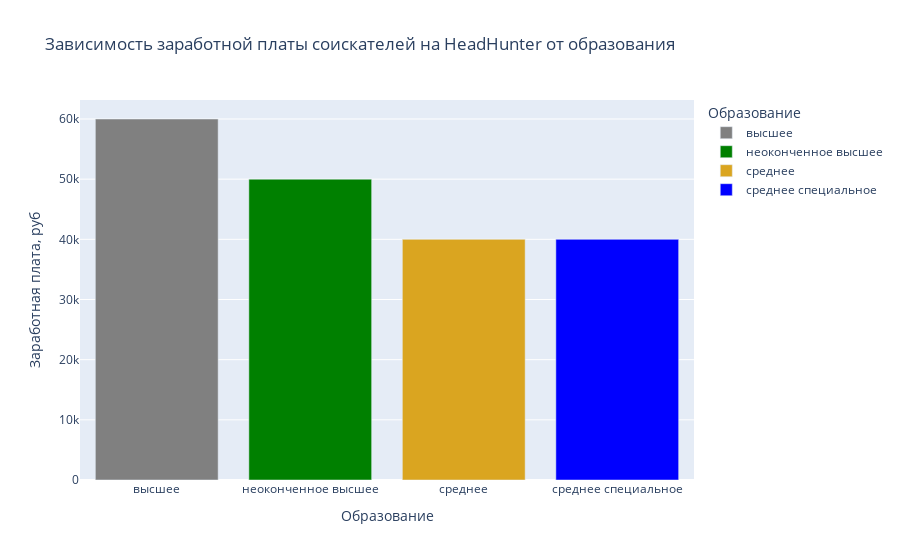

Notebook cell for this chart:
### Markdown cell above
4. Постройте диаграмму, которая показывает зависимость **медианной** желаемой заработной платы (**"ЗП (руб)"**) от уровня образования (**"Образование"**). Используйте для диаграммы данные о резюме, где желаемая заработная плата меньше 1 млн рублей.
*Сделайте выводы по представленной диаграмме: для каких уровней образования наблюдаются наибольшие и наименьшие уровни желаемой заработной платы? Как вы считаете, важен ли признак уровня образования при прогнозировании заработной платы?*

### Code cell
mask = hh_data['ЗП (руб)'] < 1_000_000
data_bar = hh_data[mask].copy()
data_bar = data_bar.groupby(by=['Образование'],as_index=False)['ЗП (руб)'].median()

fig = px.bar(
    data_frame = data_bar,
    x = 'Образование',
    y = 'ЗП (руб)',
    color = 'Образование',
    color_discrete_sequence=["grey", "green", "goldenrod", "blue"],
    labels={'ЗП (руб)':'Заработная плата, руб'},
    title= 'Зависимость заработной платы соискателей на HeadHunter от образования'
)
fig.show()

fig.write_html("plotly/bar_salary_education.html")

### Figure 1 — Plotly figure (JSON) as saved in the notebook; plotly's stock layout.template omitted (floating-point values rounded to 4 significant figures)
{"data": [{"alignmentgroup": "True", "hovertemplate": "Образование=%{x}<br>Заработная плата, руб=%{y}<extra></extra>", "legendgroup": "высшее", "marker": {"color": "grey", "pattern": {"shape": ""}}, "name": "высшее", "offsetgroup": "высшее", "orientation": "v", "showlegend": true, "textposition": "auto", "type": "bar", "x": ["высшее"], "xaxis": "x", "y": [60000], "yaxis": "y"}, {"alignmentgroup": "True", "hovertemplate": "Образование=%{x}<br>Заработная плата, руб=%{y}<extra></extra>", "legendgroup": "неоконченное высшее", "marker": {"color": "green", "pattern": {"shape": ""}}, "name": "неоконченное высшее", "offsetgroup": "неоконченное высшее", "orientation": "v", "showlegend": true, "textposition": "auto", "type": "bar", "x": ["неоконченное высшее"], "xaxis": "x", "y": [50000], "yaxis": "y"}, {"alignmentgroup": "True", "hovertemplate": "Образование=%{x}<br>Заработная плата, руб=%{y}<extra></extra>", "legendgroup": "среднее", "marker": {"color": "goldenrod", "pattern": {"shape": ""}}, "name": "среднее", "offsetgroup": "среднее", "orientation": "v", "showlegend": true, "textposition": "auto", "type": "bar", "x": ["среднее"], "xaxis": "x", "y": [40000], "yaxis": "y"}, {"alignmentgroup": "True", "hovertemplate": "Образование=%{x}<br>Заработная плата, руб=%{y}<extra></extra>", "legendgroup": "среднее специальное", "marker": {"color": "blue", "pattern": {"shape": ""}}, "name": "среднее специальное", "offsetgroup": "среднее специальное", "orientation": "v", "showlegend": true, "textposition": "auto", "type": "bar", "x": ["среднее специальное"], "xaxis": "x", "y": [40000], "yaxis": "y"}], "layout": {"barmode": "relative", "legend": {"title": {"text": "Образование"}, "tracegroupgap": 0}, "title": {"text": "Зависимость заработной платы соискателей на HeadHunter от образования"}, "xaxis": {"anchor": "y", "categoryarray": ["высшее", "неоконченное высшее", "среднее", "среднее специальное"], "categoryorder": "array", "domain": [0, 1], "title": {"text": "Образование"}}, "yaxis": {"anchor": "x", "domain": [0, 1], "title": {"text": "Заработная плата, руб"}}}}
